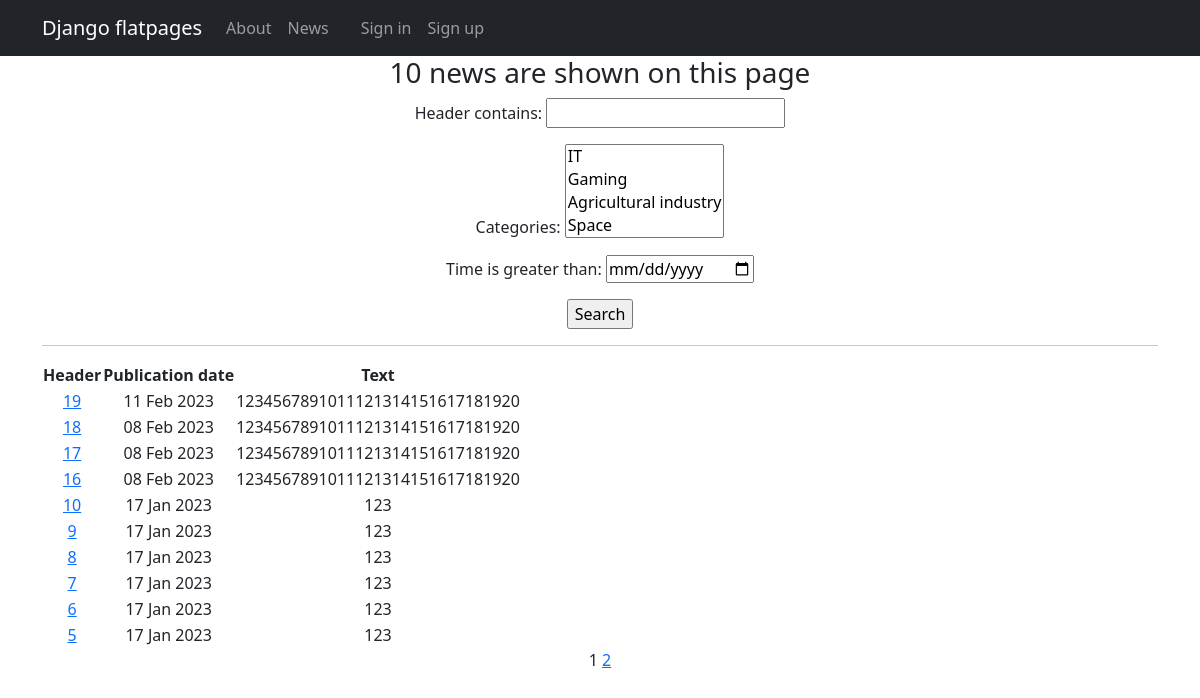
Page /news/search/ on the earlier database version.
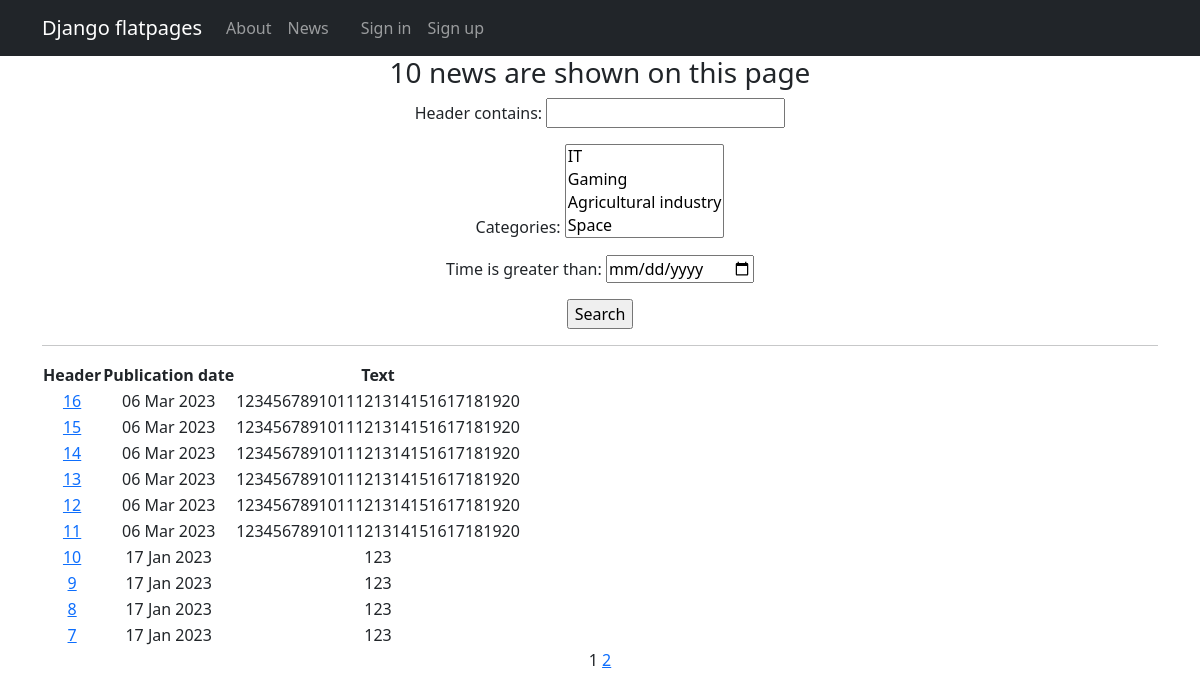
Same page on the later database version.
### news/models.py (models this page shows, shortened)
class Post(models.Model):
    author = models.ForeignKey('Author', on_delete=models.CASCADE)
    news = 'NW'
    article = 'AR'
    CATEGORY_CHOICES = [
        (news, 'News'),
        (article, 'Article'),
    ]
    category_type = models.CharField(max_length=2, choices=CATEGORY_CHOICES, default=news)
    time = models.DateTimeField(auto_now_add=True)
    categories = models.ManyToManyField('Category', through='PostCategory')
    header = models.CharField(max_length=128)
    text = models.TextField()
    rating = models.SmallIntegerField(default=0)

### news/views.py (the view)
# urls.py: path('search/', PostSearch.as_view(), name='post_search'),
class PostSearch(ListView):
    model = Post
    ordering = '-time'
    template_name = 'search.html'
    context_object_name = 'posts'
    paginate_by = 10
    def get_queryset(self):
        queryset = super().get_queryset()
        self.filterset = PostFilter(self.request.GET, queryset)
        return self.filterset.qs
    def get_context_data(self, **kwargs):
        context = super(PostSearch, self).get_context_data(**kwargs)
        context['filterset'] = self.filterset
        return context

### news/models.py (called while the page is built)
    def __str__(self):
        return f'{self.title}'

### news/templatetags/custom_filters.py (called while the page is built)
@register.filter()
def censor(text):
    bad_words = ['murder', 'kill', 'murderer', 'killer', 'killed', 'violence', 'cruelty',]
    str_word = text
    if not isinstance(text, str):
        raise TypeError(f'{type(text)} is not "str"')
    for x in punctuation_list:
        str_word = str_word.replace(x, ' ')
    str_word = str_word.split()
    for word in str_word:
        if word.lower() in bad_words:
            text = text.replace(word, f'{word[0]}{"*"*(len(word)-1)}')
    return text

### news/templatetags/custom_tags.py (called while the page is built)
@register.simple_tag(takes_context=True)
def url_replace(context, **kwargs):
    d = context['request'].GET.copy()
    for k, v in kwargs.items():
        d[k] = v
    return d.urlencode()

### templates/search.html (shortened to what this page needs)
{% extends 'flatpages/default.html' %}
{% load custom_filters %}
{% load custom_tags %}
{% block content %}
<h3>{{ posts|length }} news are shown on this page</h3>
<form action="" method="get">
    {{ filterset.form.as_p }}
    <input type="submit" value="Search" />
</form>
<hr>
{% if posts %}
    <table>
        <tr>
            <td><b>Header</b></td>
            <td><b>Publication date</b></td>
            <td><b>Text</b></td>
            <td>
            </td>
        </tr>
        {% for post in posts %}
            <tr>
                <td><a href="{% url 'post_detail' post.id %}">{{ post.header|censor }}</a></td>
                <td>{{ post.time|date:'d M Y' }}</td>
                <td>{{ post.text|truncatewords:20|censor }}</td>
                <td>
                </td>
            </tr>
        {% endfor %}
    </table>
{% else %}
<h2>There is no such news</h2>
{% endif %}
{{ page_obj.number }}
{% if page_obj.has_next %}
    <a href="?{% url_replace page=page_obj.next_page_number %}">{{ page_obj.next_page_number }}</a>
{% endif %}
{% endblock content %}

Differences in the rows shown:
removed Post: header|censor "19", time "11 Feb 2023", text|censor "1234567891011121314151617181920"
removed Post: header|censor "18", time "08 Feb 2023", text|censor "1234567891011121314151617181920"
removed Post: header|censor "17", time "08 Feb 2023", text|censor "1234567891011121314151617181920"
removed Post: header|censor "16", time "08 Feb 2023", text|censor "1234567891011121314151617181920"
no longer on this page (row unchanged): Post: header|censor "6", time "17 Jan 2023", text|censor "123"
no longer on this page (row unchanged): Post: header|censor "5", time "17 Jan 2023", text|censor "123"
added Post: header|censor "16", time "06 Mar 2023", text|censor "1234567891011121314151617181920"
added Post: header|censor "15", time "06 Mar 2023", text|censor "1234567891011121314151617181920"
added Post: header|censor "14", time "06 Mar 2023", text|censor "1234567891011121314151617181920"
added Post: header|censor "13", time "06 Mar 2023", text|censor "1234567891011121314151617181920"
added Post: header|censor "12", time "06 Mar 2023", text|censor "1234567891011121314151617181920"
added Post: header|censor "11", time "06 Mar 2023", text|censor "1234567891011121314151617181920"
